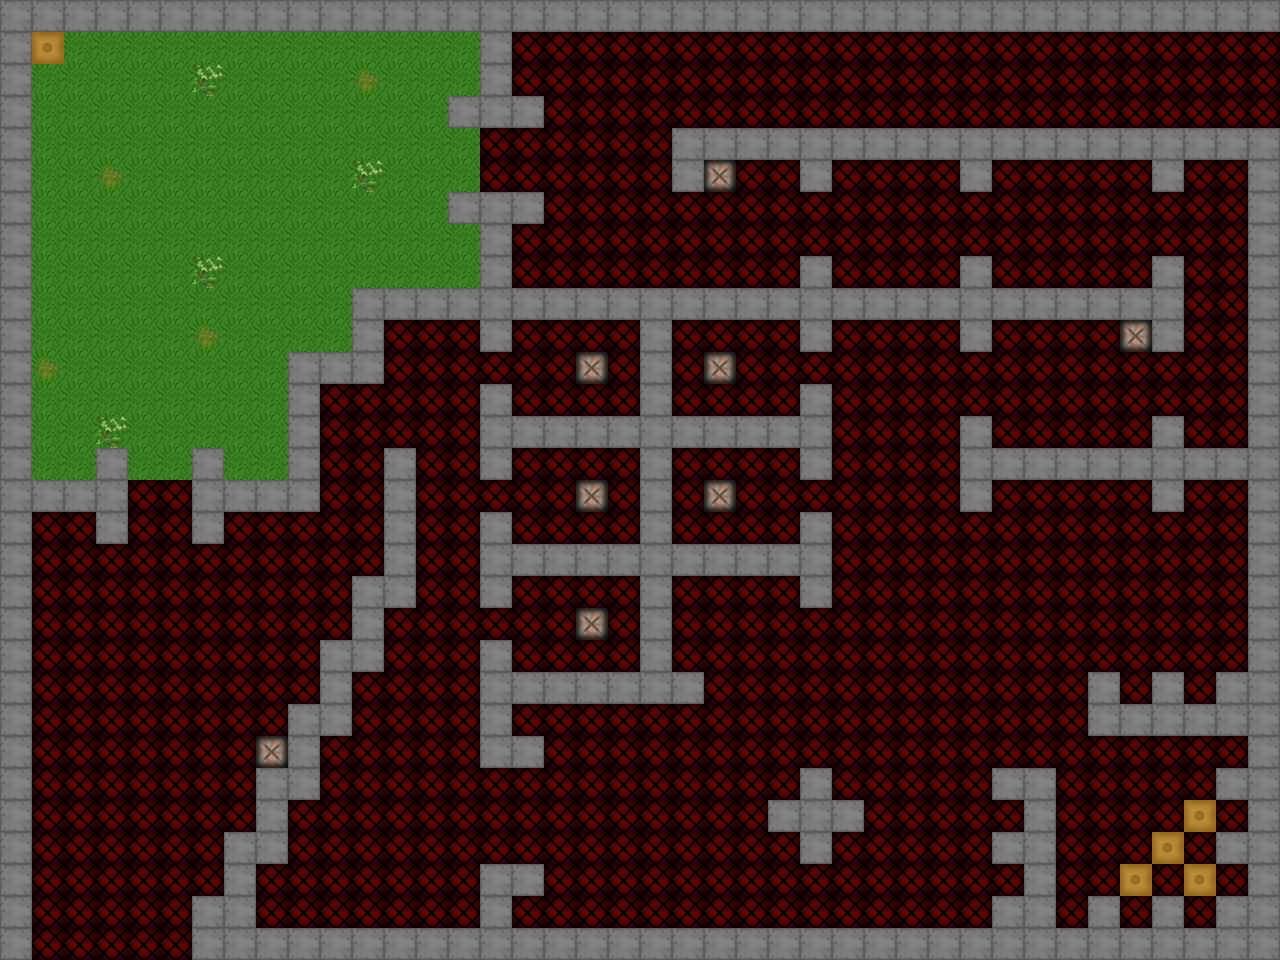

This game map was drawn from its Tiled (.tmx) file and the tilesets committed beside it. A one-line description and the trimmed map source follow:
An orthogonal 40x30 tile map with 32x32 px tiles, 1 tile layer (Tile Layer 1), 9 tilesets.

<map version="1.0" orientation="orthogonal" width="40" height="30" tilewidth="32" tileheight="32">
 <tileset firstgid="1" name="Spawn Coin" tilewidth="32" tileheight="32">
  <image source="coinspawn.png" trans="ff00ff" width="32" height="32" />
  <tile id="0">
   <properties>
    <property name="ID" value="202" />
   </properties>
  </tile>
 </tileset>
 <tileset firstgid="2" name="Spawn Aggressor" tilewidth="32" tileheight="32">
  <image source="aggressorspawn.png" trans="ff00ff" width="32" height="32" />
  <tile id="0">
   <properties>
    <property name="ID" value="102" />
   </properties>
  </tile>
 </tileset>
 <tileset firstgid="3" name="Spawn Wanderer" tilewidth="32" tileheight="32">
  <image source="spawnwanderer.jpg" trans="ff00ff" width="32" height="32" />
  <tile id="0">
   <properties>
    <property name="ID" value="101" />
   </properties>
  </tile>
 </tileset>
 <tileset firstgid="4" name="Spawn Berry Bush" tilewidth="32" tileheight="32">
  <image source="spawnberrybush.jpg" trans="ff00ff" width="32" height="32" />
  <tile id="0">
   <properties>
    <property name="ID" value="201" />
   </properties>
  </tile>
 </tileset>
 <tileset firstgid="5" name="Long Grass" tilewidth="32" tileheight="32">
  <image source="Long Grass.jpg" trans="ff00ff" width="32" height="32" />
  <tile id="0">
   <properties>
    <property name="ID" value="301" />
   </properties>
  </tile>
 </tileset>
 <tileset firstgid="6" name="Wooden Wall" tilewidth="32" tileheight="32">
  <image source="wooden wall.jpg" trans="ff00ff" width="32" height="32" />
  <tile id="0">
   <properties>
    <property name="ID" value="2" />
   </properties>
  </tile>
 </tileset>
 <tileset firstgid="7" name="Stone Wall" tilewidth="32" tileheight="32">
  <image source="stone_wall.png" trans="ff00ff" width="32" height="32" />
  <tile id="0">
   <properties>
    <property name="ID" value="1" />
   </properties>
  </tile>
 </tileset>
 <tileset firstgid="8" name="Mountains" tilewidth="32" tileheight="32">
  <image source="Granite.jpg" trans="ff00ff" width="32" height="32" />
  <tile id="0">
   <properties>
    <property name="ID" value="1" />
   </properties>
  </tile>
 </tileset>
 <tileset firstgid="9" name="Dungeon Floor" tilewidth="32" tileheight="32">
  <image source="dungeonfloor.png" trans="ff00ff" width="32" height="32" />
  <tile id="0">
   <properties>
    <property name="ID" value="302" />
   </properties>
  </tile>
 </tileset>
 <layer name="Tile Layer 1" width="40" height="30">
  <data>[1200 cells, 1200 non-empty, 7 distinct tile ids]</data>
 </layer>
</map>
